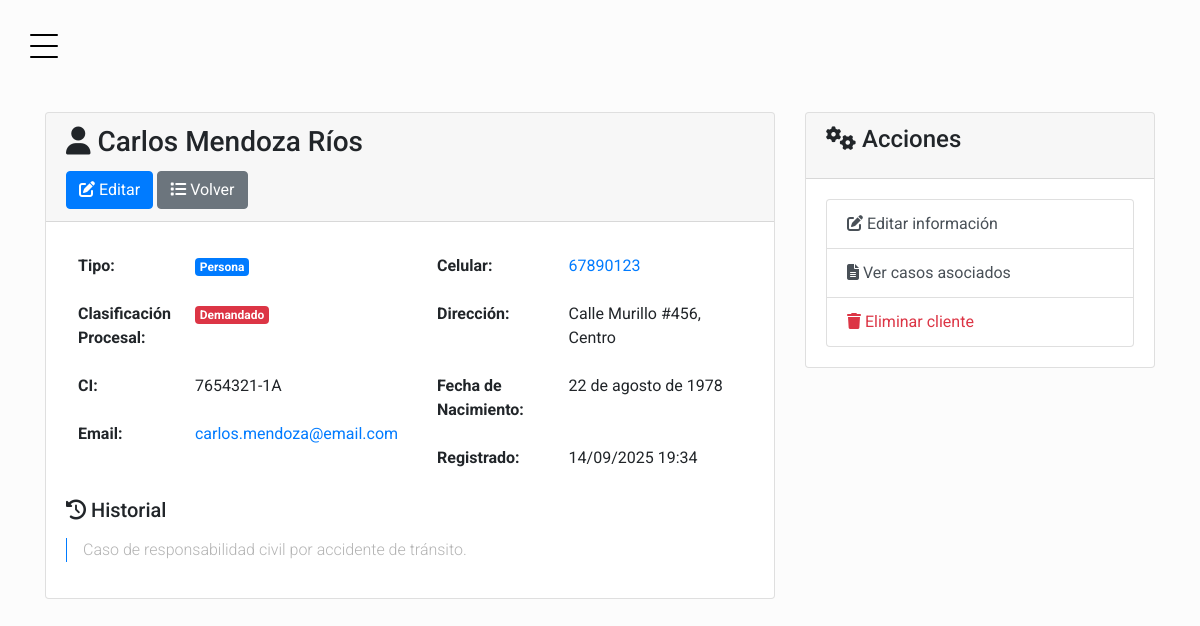
The page /accounts/clientes/2/ (signed in) on the database its author committed.
### accounts/models.py (models this page shows, shortened)
class Cliente(models.Model):
    TIPO = [("PERSONA", "Persona"), ("EMPRESA", "Empresa")]
    CLASIFICACION = [
        ("DEMANDANTE", "Demandante"),
        ("DEMANDADO", "Demandado"),
        ("OTRO", "Otro")
    ]
    user = models.OneToOneField(User, on_delete=models.CASCADE, related_name="cliente")
    tipo_cliente = models.CharField("Tipo de cliente", max_length=10, choices=TIPO, default="PERSONA")
    nombre_empresa = models.CharField("Nombre empresa", max_length=150, blank=True)
    nit = models.CharField("NIT", max_length=15, blank=True, validators=[nit_boliviano])
    clasificacion_procesal = models.CharField("Clasificación procesal", max_length=15, choices=CLASIFICACION, default="OTRO")
    historial = models.TextField("Historial", blank=True)
    class Meta:
        verbose_name = "Cliente"
        verbose_name_plural = "Clientes"

class User(AbstractUser):
    nombres           = models.CharField("Nombres", max_length=50, validators=[solo_letras])
    apellido_paterno  = models.CharField("Apellido paterno", max_length=30, validators=[solo_letras])
    apellido_materno  = models.CharField("Apellido materno", max_length=30, blank=True, validators=[solo_letras])
    direccion         = models.CharField("Dirección", max_length=200, blank=True)  # ← agregado por tu diagrama
    fecha_nacimiento  = models.DateField("Fecha de nacimiento", null=True, blank=True)
    email             = models.EmailField("Email", unique=True)
    ci                = models.CharField("CI", max_length=20, unique=True, validators=[ci_boliviano])
    celular           = models.CharField("Celular", max_length=8, blank=True, validators=[celular_bo])
    class Meta:
        verbose_name = "Usuario"
        verbose_name_plural = "Usuarios"
        indexes = [
            models.Index(fields=["ci"]),
            models.Index(fields=["email"]),
            models.Index(fields=["apellido_paterno", "apellido_materno", "nombres"]),
        ]
    @property
    def nombre_completo(self):
        return f"{self.nombres} {self.apellido_paterno} {self.apellido_materno}".strip()

### accounts/views.py (the view)
# urls.py: path("clientes/<int:pk>/", views.cliente_detail, name="cliente_detail"),
@login_required
def cliente_detail(request, pk):
    cliente = get_object_or_404(Cliente, pk=pk)
    context = {'cliente': cliente}
    return render(request, 'accounts/cliente_detail.html', context)

### templates/accounts/cliente_detail.html (shortened to what this page needs)
{% extends "base.html" %}
{% load static %}
{% block content %}
<div class="container-fluid">
    <div class="row">
        <div class="col-md-8">
            <div class="card">
                <div class="card-header">
                    <h3 class="card-title">
                        <i class="fas fa-user"></i>
                        {% if cliente.tipo_cliente == 'EMPRESA' %}
                            {{ cliente.nombre_empresa }}
                        {% else %}
                            {{ cliente.user.nombre_completo }}
                        {% endif %}
                    </h3>
                    <div class="card-tools">
                        <a href="{% url 'accounts:cliente_update' cliente.pk %}" class="btn btn-primary">
                            <i class="fas fa-edit"></i> Editar
                        </a>
                        <a href="{% url 'accounts:clientes_list' %}" class="btn btn-secondary">
                            <i class="fas fa-list"></i> Volver
                        </a>
                    </div>
                </div>
                <div class="card-body">
                    <div class="row">
                        <div class="col-md-6">
                            <table class="table table-borderless">
                                <tr>
                                    <th width="40%">Tipo:</th>
                                    <td>
                                        <span class="badge {% if cliente.tipo_cliente == 'EMPRESA' %}badge-success{% else %}badge-primary{% endif %}">
                                            {{ cliente.get_tipo_cliente_display }}
                                        </span>
                                    </td>
                                </tr>
                                <tr>
                                    <th>Clasificación Procesal:</th>
                                    <td>
                                        <span class="badge
                                            {% if cliente.clasificacion_procesal == 'DEMANDANTE' %}badge-warning
                                            {% elif cliente.clasificacion_procesal == 'DEMANDADO' %}badge-danger
                                            {% else %}badge-light{% endif %}">
                                            {{ cliente.get_clasificacion_procesal_display }}
                                        </span>
                                    </td>
                                </tr>
                                <tr>
                                    <th>CI:</th>
                                    <td>{{ cliente.user.ci }}</td>
                                </tr>
                                <tr>
                                    <th>Email:</th>
                                    <td><a href="mailto:{{ cliente.user.email }}">{{ cliente.user.email }}</a></td>
                                </tr>
                            </table>
                        </div>
                        <div class="col-md-6">
                            <table class="table table-borderless">
                                <tr>
                                    <th width="40%">Celular:</th>
                                    <td>
                                        {% if cliente.user.celular %}
                                            <a href="tel:{{ cliente.user.celular }}">{{ cliente.user.celular }}</a>
                                        {% else %}
                                            <span class="text-muted">No registrado</span>
                                        {% endif %}
                                    </td>
                                </tr>
                                <tr>
                                    <th>Dirección:</th>
                                    <td>
                                        {% if cliente.user.direccion %}
                                            {{ cliente.user.direccion }}
                                        {% else %}
                                            <span class="text-muted">No registrada</span>
                                        {% endif %}
                                    </td>
                                </tr>
                                <tr>
                                    <th>Fecha de Nacimiento:</th>
                                    <td>
                                        {% if cliente.user.fecha_nacimiento %}
                                            {{ cliente.user.fecha_nacimiento }}
                                        {% else %}
                                            <span class="text-muted">No registrada</span>
                                        {% endif %}
                                    </td>
                                </tr>
                                <tr>
                                    <th>Registrado:</th>
                                    <td>{{ cliente.user.date_joined|date:"d/m/Y H:i" }}</td>
                                </tr>
                            </table>
                        </div>
                    </div>
                    {% if cliente.historial %}
                    <div class="row">
                        <div class="col-12">
                            <h5><i class="fas fa-history"></i> Historial</h5>
                            <div class="border-left border-primary pl-3">
                                <p>{{ cliente.historial|linebreaks }}</p>
                            </div>
                        </div>
                    </div>
                    {% endif %}
                </div>
            </div>
        </div>
        <div class="col-md-4">
            <div class="card">
                <div class="card-header">
                    <h4 class="card-title"><i class="fas fa-cogs"></i> Acciones</h4>
                </div>
                <div class="card-body">
                    <div class="list-group">
                        <a href="{% url 'accounts:cliente_update' cliente.pk %}" class="list-group-item list-group-item-action">
                            <i class="fas fa-edit"></i> Editar información
                        </a>
                        <a href="#" class="list-group-item list-group-item-action">
                            <i class="fas fa-file-alt"></i> Ver casos asociados
                        </a>
                        <a href="{% url 'accounts:cliente_delete' cliente.pk %}" class="list-group-item list-group-item-action text-danger">
                            <i class="fas fa-trash"></i> Eliminar cliente
                        </a>
                    </div>
                </div>
            </div>
        </div>
    </div>
</div>
{% endblock %}

### static/css/sidebar.css (style rules this page uses)
body { font-family: "Roboto", -apple-system, BlinkMacSystemFont, "Segoe UI", Roboto, "Helvetica Neue", Arial, "Noto Sans", sans-serif, "Apple Color Emoji", "Segoe UI Emoji", "Segoe UI Symbol", "Noto Color Emoji"; background-color: #fcfcfc; }
p { color: #b3b3b3; font-weight: 300; }
h1, h2, h3, h4, h5, h6, .h1, .h2, .h3, .h4, .h5, .h6 { font-family: "Roboto", -apple-system, BlinkMacSystemFont, "Segoe UI", Roboto, "Helvetica Neue", Arial, "Noto Sans", sans-serif, "Apple Color Emoji", "Segoe UI Emoji", "Segoe UI Symbol", "Noto Color Emoji"; }
a { -webkit-transition: .3s all ease; -o-transition: .3s all ease; transition: .3s all ease; }
a, a:hover { text-decoration: none !important; }
body { position: relative; }
body:before { position: absolute; content: ""; z-index: 1; top: 0; left: 0; right: 0; bottom: 0; background-color: rgba(0, 0, 0, 0.05); opacity: 0; visibility: hidden; -webkit-transition: .3s all ease-in-out; -o-transition: .3s all ease-in-out; transition: .3s all ease-in-out; }

### rows shown on the page
Cliente: user.nombre_completo "Carlos Mendoza Ríos", tipo_cliente "Persona", clasificacion_procesal "Demandado", user.ci "7654321-1A", user.email "carlos.mendoza@email.com", user.celular "67890123", user.direccion "Calle Murillo #456, Centro", user.fecha_nacimiento "22 de agosto de 1978", user.date_joined "14/09/2025 19:34", historial "Caso de responsabilidad civil por accidente de tránsito."
